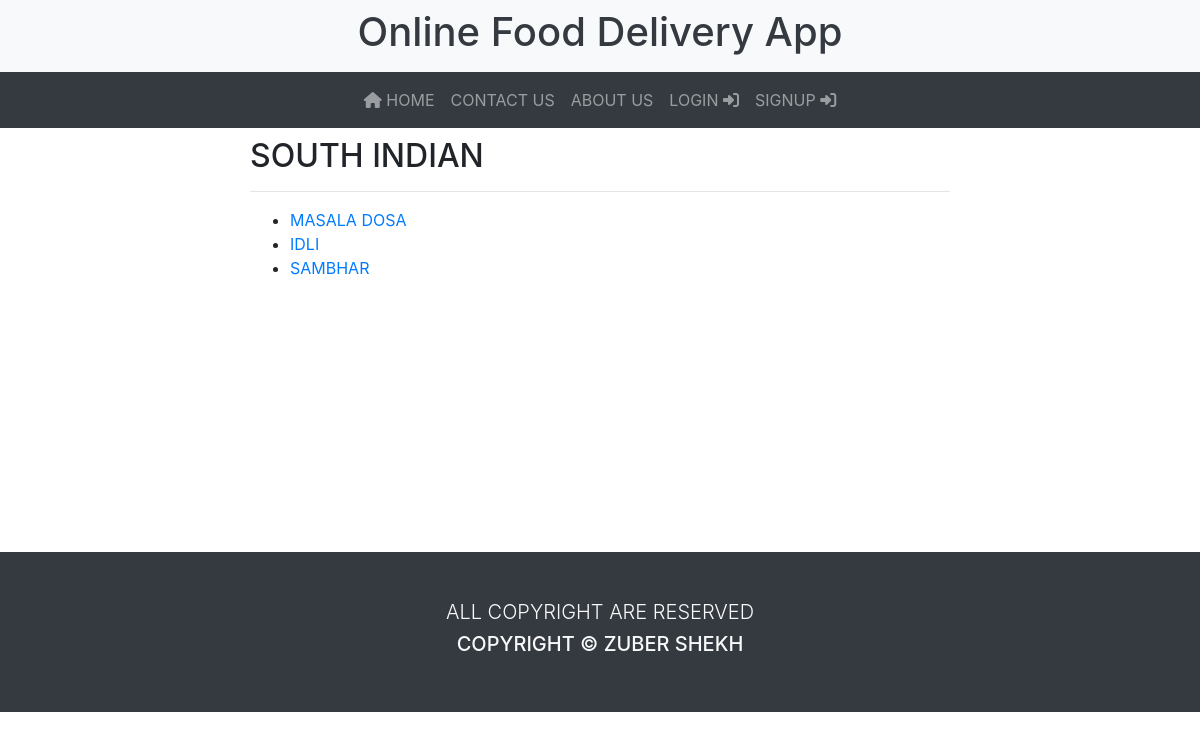
Screenshot of /menus/menu/1 with the database file from the repository.
### project/menus/models.py (models this page shows, shortened)
class Menu(db.Model):
    id = db.Column(db.Integer,primary_key=True)
    name = db.Column(db.String,nullable=False)
    items = db.relationship('Item',backref='menu',lazy=True)
    restaurant_id = db.Column(db.Integer,db.ForeignKey('restaurants.id'),nullable=False)

### project/items/models.py (models this page shows, shortened)
class Item(db.Model):
    __tablename__ = 'items'
    id = db.Column(db.Integer,primary_key=True)
    name = db.Column(db.String,nullable=False)
    price = db.Column(db.Integer,nullable=False)
    quantity = db.Column(db.Integer,nullable=False)
    unit = db.Column(db.String,default='number',nullable=False)
    type = db.Column(db.String,default='veg',nullable=False)
    desc = db.Column(db.String,nullable=True)
    is_avaiable = db.Column(db.Boolean,default=True)
    menu_id = db.Column(db.Integer,db.ForeignKey('menu.id'),nullable=False)
    def __str__(self):
        return f'{self.name}'

### project/menus/views.py (the view)
@menus.route('/menu/<int:id>')
def view(id):
    menu = Menu.query.get_or_404(id)
    return render_template('menus/view.html',menu=menu)

### project/menus/templates/menus/view.html (shortened to what this page needs)
{% extends 'main/base.html' %}
{% block main %}
<div class="row">
    <div class="col-md-8 mx-auto">
        <section class="container text-uppercase">
            <h2>{{menu.name}}</h2>
            <hr>
            {% if menu.items %}
                <ul>
                    {% for item in menu.items %}
                        <li><a href="{{ url_for('items.view',id=item.id) }}">{{item}}</a></li>
                    {% endfor %}
                </ul>
            {% else %}
                <p>no item</p>
            {% endif %}
        </section>
    </div>
</div>
{% endblock %}

### rows the page displays
Menu: name "SOUTH INDIAN"
Item: name "MASALA DOSA"
Item: name "IDLI"
Item: name "SAMBHAR"
